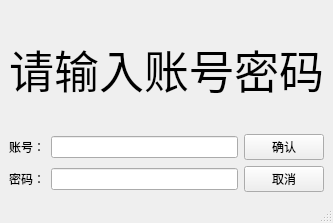
<?xml version="1.0" encoding="UTF-8"?>
<ui version="4.0">
 <class>loding_wd</class>
 <widget class="QMainWindow" name="loding_wd">
  <property name="geometry">
   <rect>
    <x>0</x>
    <y>0</y>
    <width>267</width>
    <height>223</height>
   </rect>
  </property>
  <property name="windowTitle">
   <string>登入窗口</string>
  </property>
  <property name="windowIcon">
   <iconset resource="res.qrc">
    <normaloff>:/new/prefix1/icon/folder_icon-icons.com_55318.png</normaloff>:/new/prefix1/icon/folder_icon-icons.com_55318.png</iconset>
  </property>
  <widget class="QWidget" name="centralwidget">
   <layout class="QVBoxLayout" name="verticalLayout_2">
    <item>
     <layout class="QVBoxLayout" name="verticalLayout">
      <item>
       <widget class="QLabel" name="label">
        <property name="font">
         <font>
          <pointsize>34</pointsize>
         </font>
        </property>
        <property name="text">
         <string>请输入账号密码</string>
        </property>
       </widget>
      </item>
      <item>
       <layout class="QHBoxLayout" name="horizontalLayout">
        <item>
         <widget class="QLabel" name="label_2">
          <property name="text">
           <string>账号：</string>
          </property>
         </widget>
        </item>
        <item>
         <widget class="QLineEdit" name="lineEdit_account"/>
        </item>
        <item>
         <widget class="QPushButton" name="pushButton_confirm">
          <property name="text">
           <string>确认</string>
          </property>
         </widget>
        </item>
       </layout>
      </item>
      <item>
       <layout class="QHBoxLayout" name="horizontalLayout_2">
        <item>
         <widget class="QLabel" name="label_3">
          <property name="text">
           <string>密码：</string>
          </property>
         </widget>
        </item>
        <item>
         <widget class="QLineEdit" name="lineEdit_pwd"/>
        </item>
        <item>
         <widget class="QPushButton" name="pushButton_cancel">
          <property name="text">
           <string>取消</string>
          </property>
         </widget>
        </item>
       </layout>
      </item>
     </layout>
    </item>
   </layout>
  </widget>
  <widget class="QStatusBar" name="statusbar"/>
 </widget>
 <resources>
  <include location="res.qrc"/>
 </resources>
 <connections/>
</ui>
